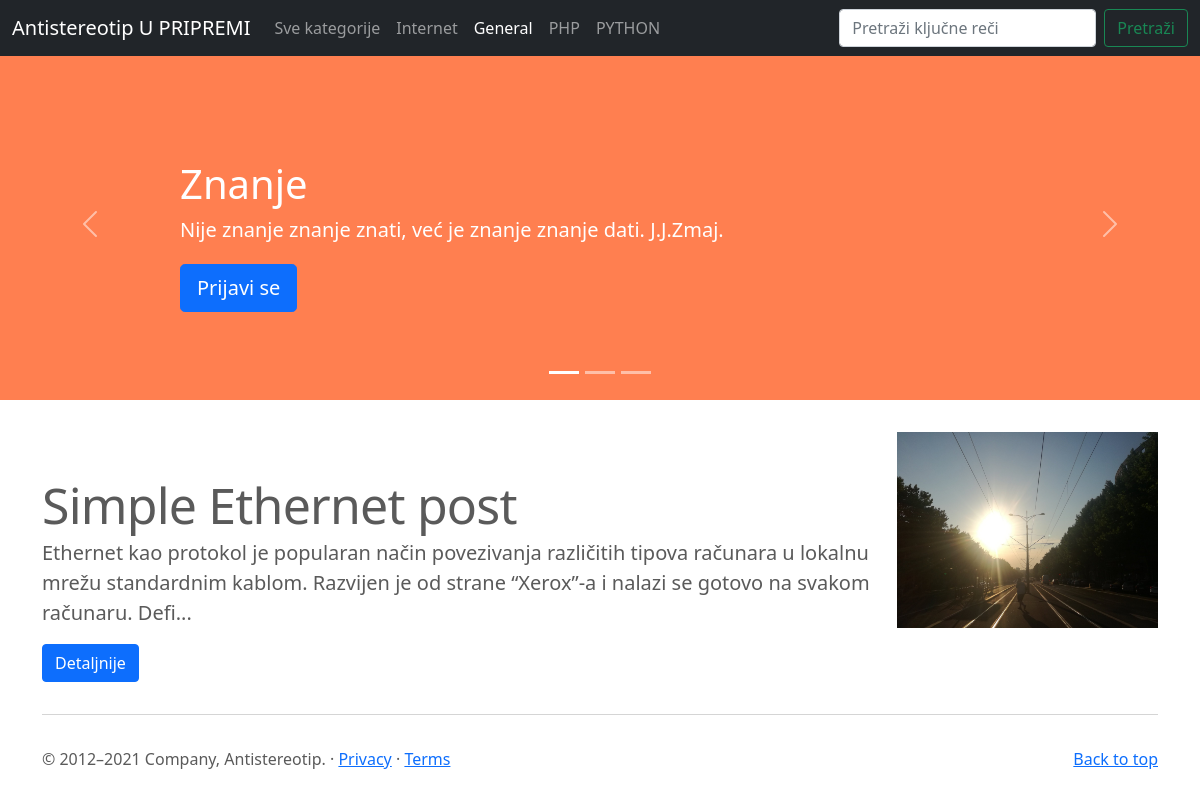
Page /blogCMS/index.php?category=2 on the committed database.
### tables this page shows
CREATE TABLE `categories` (
  `id` int(11) NOT NULL,
  `text` varchar(100) NOT NULL
);

CREATE TABLE `posts` (
  `id` int(11) NOT NULL,
  `title` varchar(200) NOT NULL,
  `category` int(11) NOT NULL,
  `date` varchar(100) NOT NULL,
  `body` longtext NOT NULL,
  `img` varchar(100) NOT NULL,
  `author` varchar(100) NOT NULL,
  `keywords` varchar(200) NOT NULL
);

### blogCMS/index.php (the view, shortened to what this page needs)
<?php
include 'header.php';
if(isset($_GET['category'])) {
	$category = mysqli_real_escape_string($db, $_GET['category']);
	$query = "SELECT * FROM posts WHERE category='$category'";
} else {
	$query = "SELECT * FROM posts";
}
$posts = $db->query($query);
;?>
<main>
  <div id="myCarousel" class="carousel slide" data-bs-ride="carousel">
    <div class="carousel-indicators">
      <button type="button" data-bs-target="#myCarousel" data-bs-slide-to="0" class="active" aria-current="true" aria-label="Slide 1"></button>
      <button type="button" data-bs-target="#myCarousel" data-bs-slide-to="1" aria-label="Slide 2"></button>
      <button type="button" data-bs-target="#myCarousel" data-bs-slide-to="2" aria-label="Slide 3"></button>
    </div>
    <div class="carousel-inner">
      <div class="carousel-item active">
        <svg class="bd-placeholder-img" width="100%" height="100%" xmlns="http://www.w3.org/2000/svg" aria-hidden="true" preserveAspectRatio="xMidYMid slice" focusable="false"><rect width="100%" height="100%" fill="#FF7F50"/></svg>
        <div class="container">
          <div class="carousel-caption text-start">
            <h1>Znanje</h1>
            <p>Nije znanje znanje znati, već je znanje znanje dati. J.J.Zmaj.</p>
            <p><a class="btn btn-lg btn-primary" href="#">Prijavi se</a></p>
          </div>
        </div>
      </div>
    </div>
    <button class="carousel-control-prev" type="button" data-bs-target="#myCarousel" data-bs-slide="prev">
      <span class="carousel-control-prev-icon" aria-hidden="true"></span>
    </button>
    <button class="carousel-control-next" type="button" data-bs-target="#myCarousel" data-bs-slide="next">
      <span class="carousel-control-next-icon" aria-hidden="true"></span>
    </button>
  </div>
  <div class="container marketing">
		<?php if ($posts->num_rows > 0) {
		while ($row = $posts->fetch_assoc()) {
		?>
    <div class="row featurette">
      <div class="col-md-9">
        <h2 class="featurette-heading"><?php echo $row['title']; ?></h2>
        <p class="lead"><?php $body = $row['body']; echo substr($body, 0, 200).'...'; ?></p>
		<a href="single.php?post=<?php echo $row['id']; ?>" class="btn btn-primary">Detaljnije</a>
      </div>
      <div class="col-md-3">
		<img  class="bd-placeholder-img bd-placeholder-img-lg featurette-image img-fluid mx-auto" width="300" height="300" src="<?php echo $row['img']; ?>"/>
      </div>
    </div>
    <hr class="featurette-divider">
	<?php }} ?>
  </div>
<?php
include 'footer.php';
?>

### blogCMS/header.php (shortened to what this page needs)
<?php
include 'includes/db.php';
$query = "SELECT * FROM categories";
$categories = $db->query($query);
?>
<!doctype html>
<html lang="en">
  <head>
<link href="bootstrap-5/assets/dist/css/bootstrap.min.css" rel="stylesheet">
    <link href="bootstrap-5/carousel/carousel.css" rel="stylesheet">
  </head>
  <body>
<header>
  <nav class="navbar navbar-expand-md navbar-dark fixed-top bg-dark">
    <div class="container-fluid">
      <a class="navbar-brand" href="#">Antistereotip U PRIPREMI</a>
      <div class="collapse navbar-collapse" id="navbarCollapse">
        <ul class="navbar-nav me-auto mb-2 mb-md-0">
          <li class="nav-item">
		  <?php if(isset($_GET['category'])) { ?>
            <a class="nav-link" aria-current="page" href="index.php">Sve kategorije</a>
		  <?php } else { ?>
		  <a class="nav-link active" aria-current="page" href="index.php">Sve kategorije</a>
		  </li>
		  <?php } ?>
			<?php if($categories->num_rows > 0) {
				while ($row = $categories->fetch_assoc()){
					if (isset($_GET['category']) && $row['id'] == $_GET['category']) { ?>
          <li class="nav-item">
            <a class="nav-link active" href="index.php?category=<?php echo $row['id']; ?>"><?php echo $row['text']; ?></a>
          </li>
					<?php } else
						echo "<li class='nav-item active'><a class='nav-link' href='index.php?category=$row[id]'>$row[text]</a></li>"; ?>
			<?php }}  ?>
        </ul>
        <form class="d-flex" action="search.php" method="GET">
          <input class="form-control me-2" type="search" aria-label="Search" placeholder="Pretraži ključne reči" name="keys" value="<?php echo isset($_GET['keys']) ? $_GET['keys'] : ''; ?>">
          <button class="btn btn-outline-success" type="submit">Pretraži</button>
        </form>
      </div>
    </div>
  </nav>
</header>

### blogCMS/header.php (style rules this page uses)
.bd-placeholder-img { font-size: 1.125rem; text-anchor: middle; -webkit-user-select: none; -moz-user-select: none; user-select: none; }
@media (min-width: 768px) { .bd-placeholder-img-lg { font-size: 3.5rem; } }

### rows in the picture
categories: text "Internet"
categories: text "General"
categories: text "PHP"
categories: text "PYTHON"
posts: title "Simple Ethernet post", body "Ethernet kao protokol je popularan način povezivanja različitih tipova računara u lokalnu mrežu standardnim kablom. Razvijen je od strane “Xerox”-a i nalazi se gotovo na svakom računaru. Defi", img (picture)
